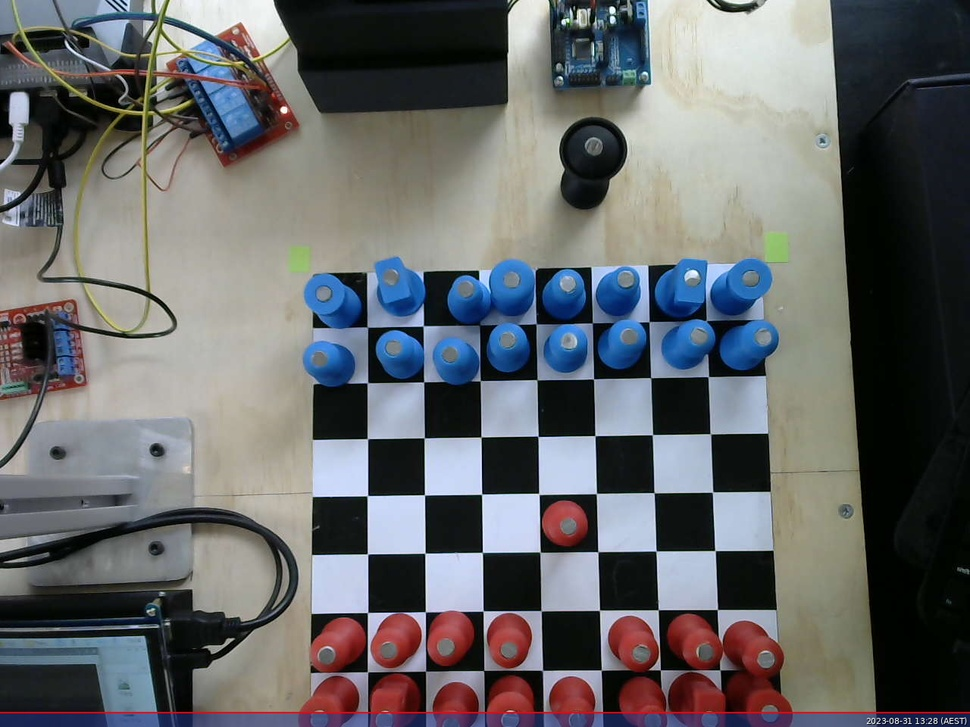
//> input picture 1.jpg, 970 x 727 px, shrunk from 1280 x 960 before the run
$ ./CVTest15   (built with g++ and OpenCV 4)
//> lines starting //> are read from the running program, lines starting //| are printed output that depends on the picture
#include <iostream>
//#include "opencv2/imgcodecs.hpp"
//#include "opencv2/highgui.hpp"
//#include "opencv2/imgproc.hpp"
#include <opencv2/opencv.hpp>


using namespace cv;
using namespace std;
int main(int argc, char** argv)
{
    printf("test");
    // Declare the output variables
    Mat dst, cdst, cdstP;
    const char* default_file ="E:/UNI/ece4078/ChessRobot2023FYP/1.jpg";
    const char* filename = argc >=2 ? argv[1] : default_file;
    // Loads an image
    Mat src = imread( samples::findFile( filename ), IMREAD_GRAYSCALE );
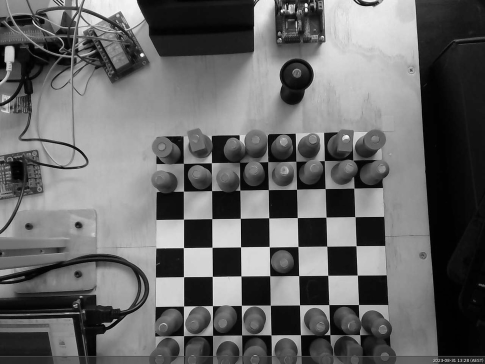
//> src: 727 rows x 970 cols, CV_8UC1 (shown at 1/2 size); min 0, max 255, mean 102.6
    // Check if image is loaded fine
    if(src.empty()){
        printf(" Error opening image\n");
        printf(" Program Arguments: [image_name -- default %s] \n", default_file);
        return -1;
    }

    // Rect roi(300, 155, 780, 765); // starting x, starting y, width, height

    // extract the ROI from the input image
    // Mat src = srcPre(roi);

    // Edge detection
    Canny(src, dst, 50, 200, 3);
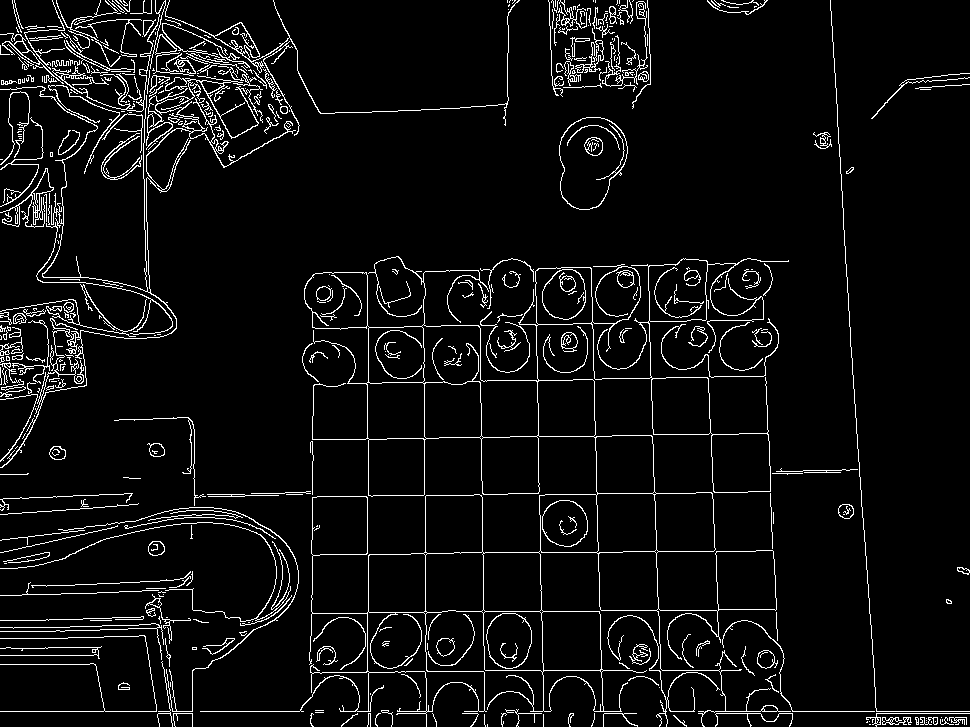
//> dst: 727 rows x 970 cols, CV_8UC1; 5.5% white in thin lines or dots
    // Copy edges to the images that will display the results in BGR
    cvtColor(dst, cdst, COLOR_GRAY2BGR);
//> cdst: 727 rows x 970 cols, CV_8UC3; 5.5% white in thin lines or dots
    cdstP = cdst.clone();
    // Standard Hough Line Transform
    vector<Vec2f> lines; // will hold the results of the detection
    HoughLines(dst, lines, 1, CV_PI/180, 150, 0, 0 ); // runs the actual detection
//> lines = 46 lines (rho, theta), first 12: [711, 1.57], [389, 1.55], [713, 1.57], [333, 1.55], [-530, 3.12], [-637, 3.11], [-825, 3.07], [670, 1.57], [446, 1.55], [367, 0], [619, 1.55], [-695, 3.11]
    // Draw the lines
    for( size_t i = 0; i < lines.size(); i++ )
    {
        float rho = lines[i][0], theta = lines[i][1];

        Point pt1, pt2;
        double a = cos(theta), b = sin(theta);
        double x0 = a*rho, y0 = b*rho;
        pt1.x = cvRound(x0 + 1000*(-b));
        pt1.y = cvRound(y0 + 1000*(a));
        pt2.x = cvRound(x0 - 1000*(-b));
        pt2.y = cvRound(y0 - 1000*(a));
        cout << "Point 1: "<< pt1.x << " " << pt1.y << " Point 2: " << pt2.x << " " << pt2.y << endl;
        line( cdst, pt1, pt2, Scalar(0,0,255), 3, LINE_AA);
    }
//> this loop made 46 passes
//> (rho, theta, a, b, x0, y0) on passes 1 to 8: (711, 1.57, -4.37e-08, 1, -3.11e-05, 711), (389, 1.55, 0.0175, 1, 6.79, 388.9), (713, 1.57, -4.37e-08, 1, -3.12e-05, 713), (333, 1.55, 0.0175, 1, 5.81, 332.9), (-530, 3.12, -1, 0.0175, 529.9, -9.25), (-637, 3.11, -0.999, 0.0349, 636.6, -22.23), (-825, 3.07, -0.998, 0.0698, 823, -57.55), (670, 1.57, -4.37e-08, 1, -2.93e-05, 670)
//> (printed output is left out)
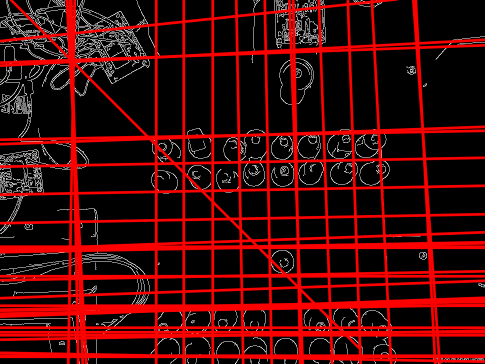
//> cdst: 727 rows x 970 cols, CV_8UC3 (shown at 1/2 size); mean B, G, R 7.9, 7.9, 66.6

		// [46 lines of commented-out code are left out]
    vector<Vec4i> linesP; // will hold the results of the detection
    HoughLinesP(dst, linesP, 1, CV_PI/180, 20, 50, 10 ); // runs the actual detection
//> linesP = 228 lines (x1, y1, x2, y2), first 8: [0, 711, 303, 711], [368, 382, 368, 326], [844, 241, 877, 724], [666, 377, 763, 376], [539, 483, 541, 620], [876, 713, 969, 713], [99, 63, 174, 130], [680, 434, 767, 433]
    // Draw the lines
    for( size_t i = 0; i < linesP.size(); i++ )
    {
        Vec4i l = linesP[i];
        line( cdstP, Point(l[0], l[1]), Point(l[2], l[3]), Scalar(0,0,255), 3, LINE_AA);
    }
//> this loop made 228 passes
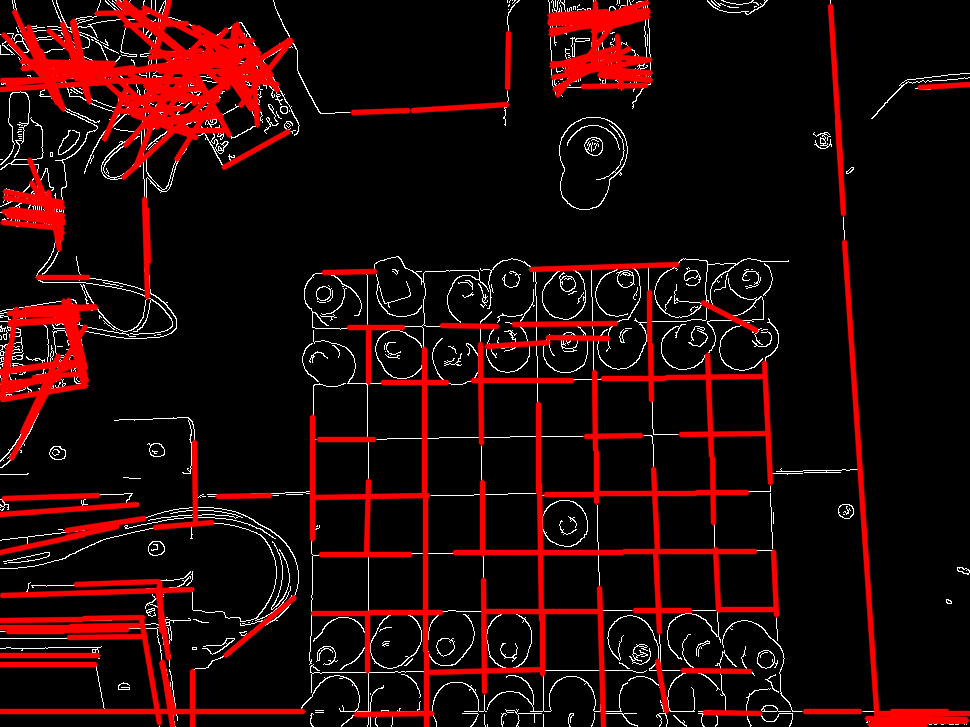
//> cdstP: 727 rows x 970 cols, CV_8UC3; mean B, G, R 7.4, 7.4, 35
    // Show results
    imshow("Source", src);
    imshow("Canny", dst);
    imshow("Detected Lines (in red) - Standard Hough Line Transform", cdst);
    imshow("Detected Lines (in red) - Probabilistic Line Transform", cdstP);
    // Wait and Exit
    waitKey();
    return 0;
}

$ run again, with 0.jpg copied over 1.jpg
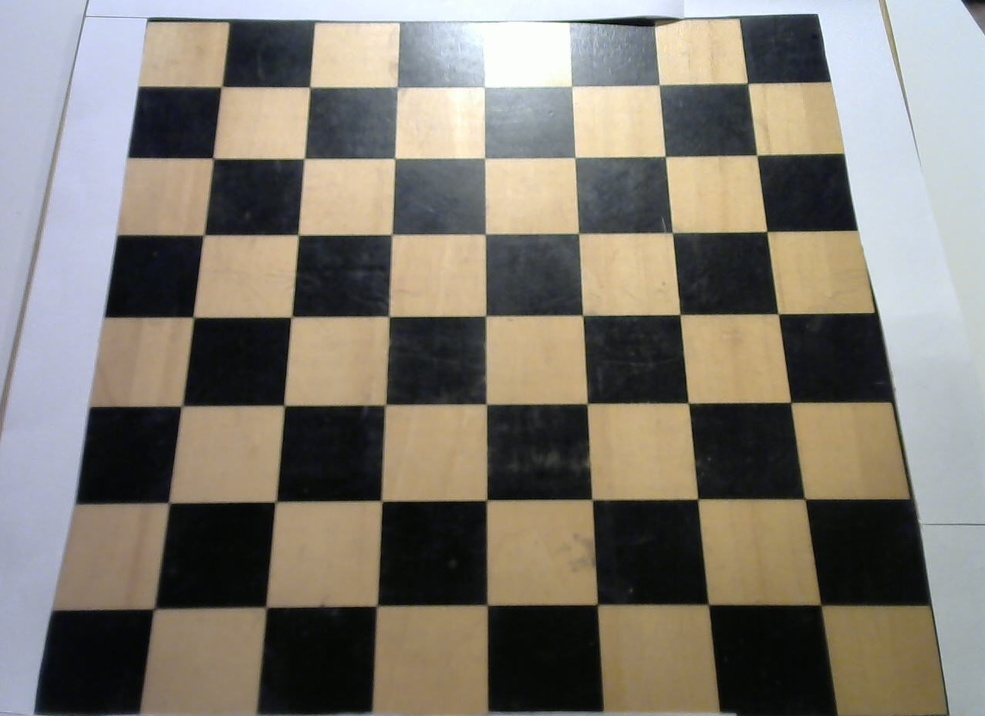
//> input picture 0.jpg, 985 x 716 px, shrunk from 1277 x 928 before the run
//> dst: 716 rows x 985 cols, CV_8UC1; 2.1% white in thin lines or dots
//> lines = 34 lines (rho, theta), first 12: [605, 1.57], [-565, 3.09], [158, 1.57], [87, 1.57], [499, 1.57], [96, 1.55], [20, 1.57], [400, 0.03], [-727, 3], [235, 1.57], [14, 1.59], [84, 0.21]
//> the loop `for( size_t i = 0; i < lines.size(); i++ )` made 34 passes
//> (rho, theta, a, b, x0, y0) on passes 1 to 8: (605, 1.57, -4.37e-08, 1, -2.64e-05, 605), (-565, 3.09, -0.999, 0.0523, 564.2, -29.57), (158, 1.57, -4.37e-08, 1, -6.91e-06, 158), (87, 1.57, -4.37e-08, 1, -3.8e-06, 87), (499, 1.57, -4.37e-08, 1, -2.18e-05, 499), (96, 1.55, 0.0175, 1, 1.68, 95.99), (20, 1.57, -4.37e-08, 1, -8.74e-07, 20), (400, 0.0349, 0.999, 0.0349, 399.8, 13.96)
//> (printed output is left out)
//> after the loop `for( size_t i = 0; i < lines.size(); i++ )`:
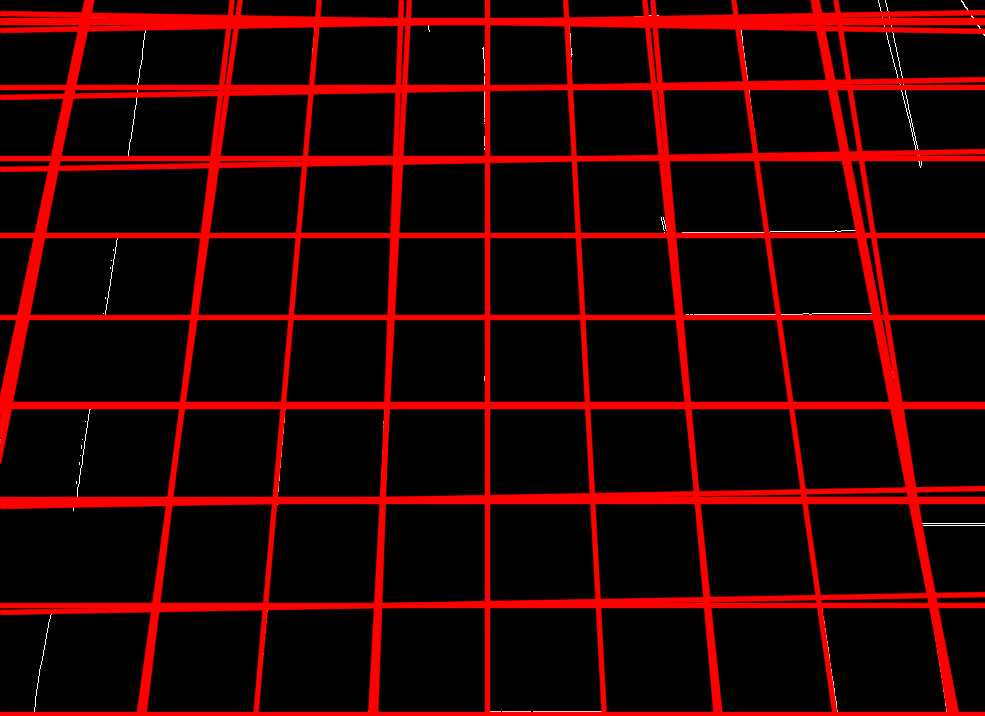
//> cdst: 716 rows x 985 cols, CV_8UC3; mean B, G, R 0.5, 0.5, 42.6
//> linesP = 116 lines (x1, y1, x2, y2), first 8: [375, 605, 599, 605], [302, 158, 574, 158], [438, 20, 590, 20], [0, 404, 86, 0], [386, 407, 388, 348], [593, 511, 603, 710], [479, 87, 535, 87], [759, 175, 805, 502]
//> the loop `for( size_t i = 0; i < linesP.size(); i++ )` made 116 passes
//> after the loop `for( size_t i = 0; i < linesP.size(); i++ )`:
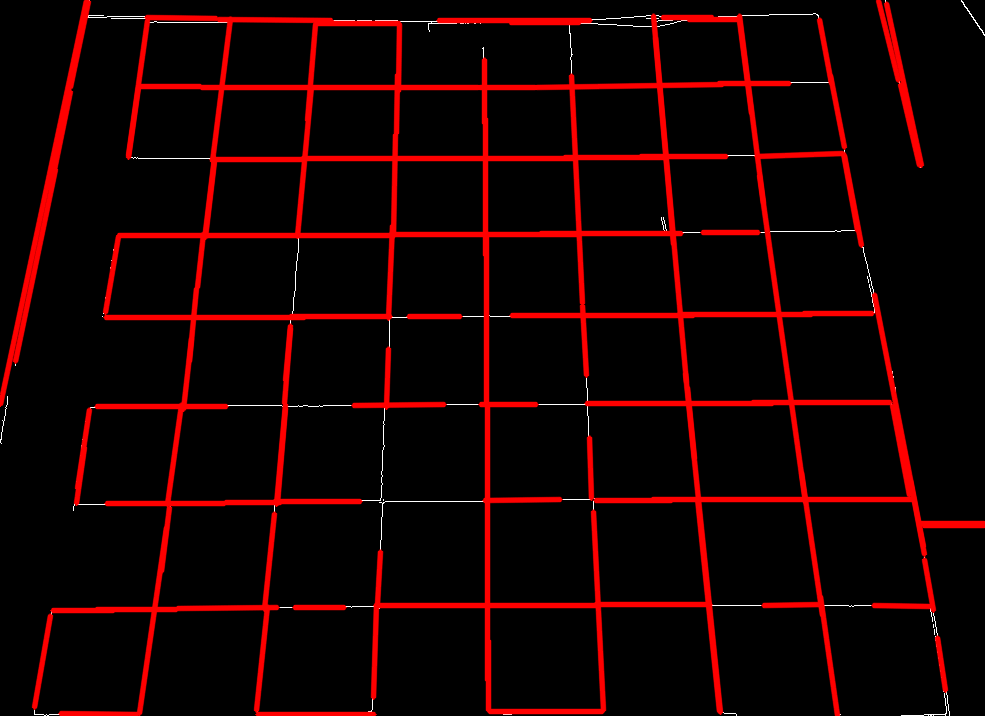
//> cdstP: 716 rows x 985 cols, CV_8UC3; mean B, G, R 0.8, 0.8, 24.1

$ run again, with 1001.jpg copied over 1.jpg
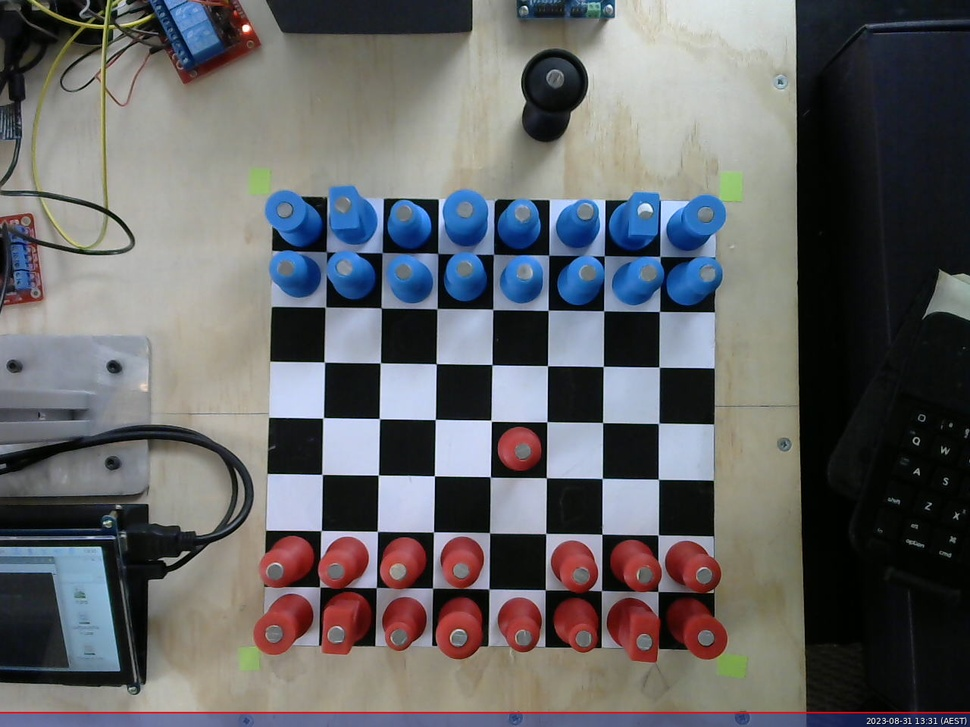
//> input picture 1001.jpg, 970 x 727 px, shrunk from 1280 x 960 before the run
//> `Canny(src, dst, 50, 200, 3);`:
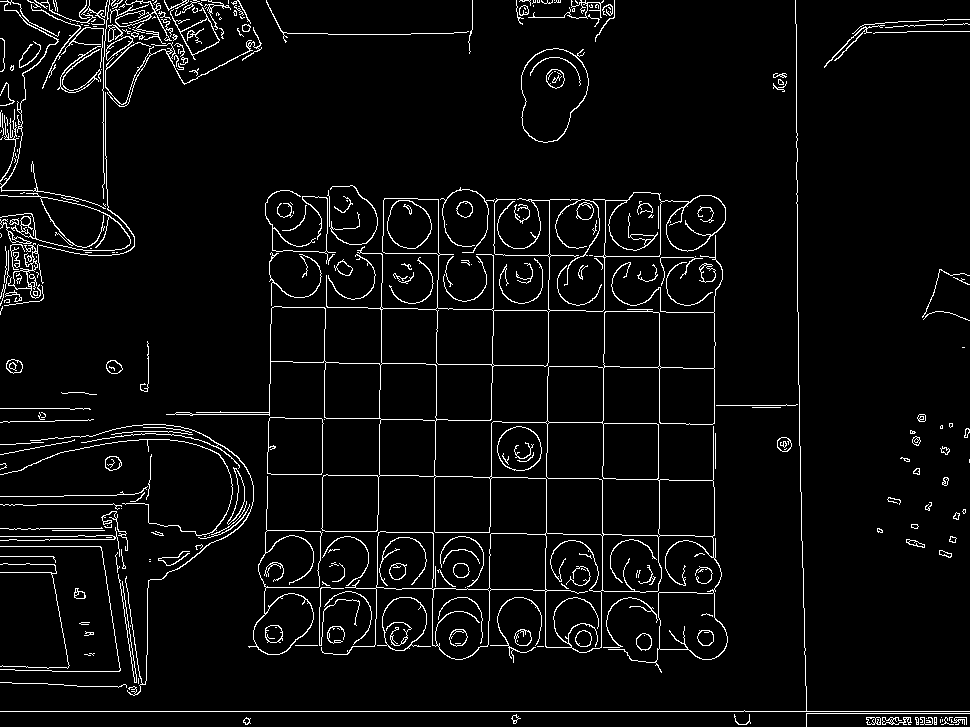
//> dst: 727 rows x 970 cols, CV_8UC1; 4.5% white in thin lines or dots
//> lines = 30 lines (rho, theta), first 12: [711, 1.57], [356, 1.59], [468, 1.59], [412, 1.59], [-792, 3.12], [387, 0.02], [301, 1.59], [524, 1.59], [443, 0.02], [276, 0.02], [246, 1.59], [498, 0.02]
//> the loop `for( size_t i = 0; i < lines.size(); i++ )` made 30 passes
//> (rho, theta, a, b, x0, y0) on passes 1 to 8: (711, 1.57, -4.37e-08, 1, -3.11e-05, 711), (356, 1.59, -0.0175, 1, -6.21, 355.9), (468, 1.59, -0.0175, 1, -8.17, 467.9), (412, 1.59, -0.0175, 1, -7.19, 411.9), (-792, 3.12, -1, 0.0175, 791.9, -13.82), (387, 0.0175, 1, 0.0175, 386.9, 6.75), (301, 1.59, -0.0175, 1, -5.25, 301), (524, 1.59, -0.0175, 1, -9.15, 523.9)
//> (printed output is left out)
//> linesP = 126 lines (x1, y1, x2, y2), first 8: [0, 711, 969, 711], [322, 530, 438, 532], [534, 422, 590, 422], [547, 477, 712, 480], [797, 257, 798, 370], [714, 423, 714, 296], [438, 255, 438, 199], [321, 535, 322, 468]
//> the loop `for( size_t i = 0; i < linesP.size(); i++ )` made 126 passes
//> after the loop `for( size_t i = 0; i < linesP.size(); i++ )`:
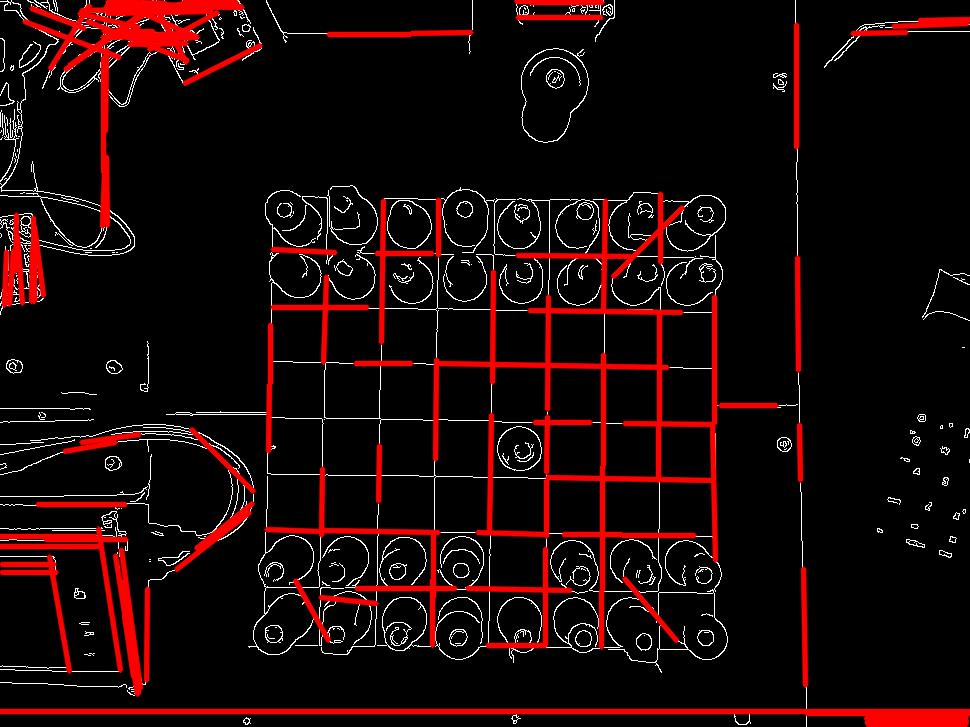
//> cdstP: 727 rows x 970 cols, CV_8UC3; mean B, G, R 7.3, 7.3, 26.2
